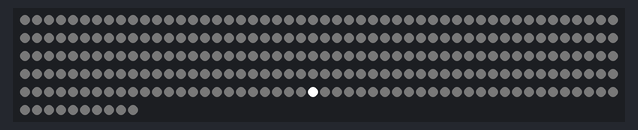
Recording of a sketch running on a simulated Arduino Uno, built with avr-gcc and run on an emulated ATmega328P. On the bench: 260 RGB LEDs in strip order, left to right, continuing on the next row. Random numbers use the default seed unless the sketch sets one.

Above: at 0.04 s.

The sketch:

LPD8806Twinkle.ino
```cpp
#include "LPD8806.h"
#include "SPI.h"
int nLEDs = 260;
int dataPin  = 13;
int clockPin = 11;
LPD8806 strip = LPD8806(nLEDs, dataPin, clockPin);

void setup() {
  randomSeed(analogRead(0));    // Pin not connected, so randomly floating
  strip.begin();
  for(int i=0; i<nLEDs; i++)    // First fill strip with random low values
    strip.setPixelColor(i,1,1,1);
}

void loop() {
  uint16_t i = random(0,nLEDs);    // Choose random led
  for(int x=127; x>10; x=x-8) {
    strip.setPixelColor(i,x,x,x);
    strip.show();
  }
  strip.setPixelColor(i,1,1,1);
  strip.show();
}
```
